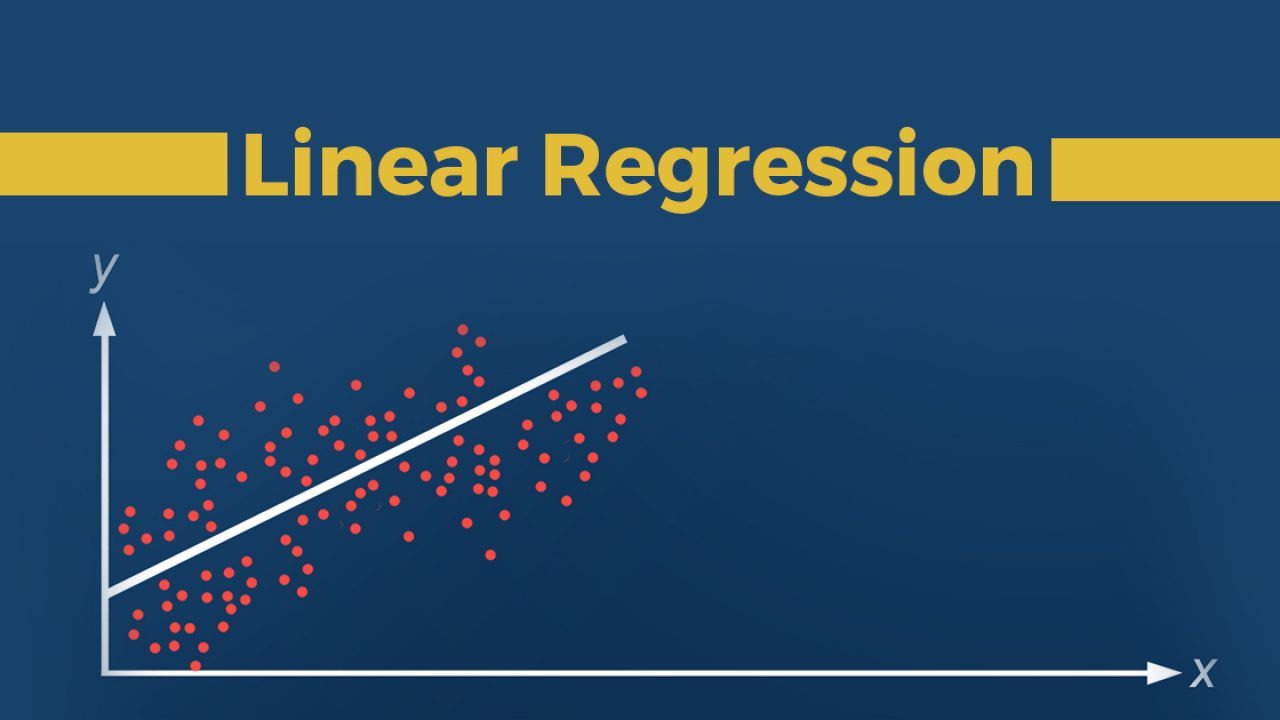
#> input picture CHAPTER5/images/sum_test.jpg, 1280 x 720 px
$ python 12.sum_avg.py
#> lines starting #> are read from the running program, lines starting #| are printed output that depends on the picture; after the words box and inside, x2 and y2 are one past the last pixel; in counts of white or black regions, pixels touching at a corner belong together; long printed decimals are rounded
import numpy as np, cv2

image = cv2.imread("images/sum_test.jpg", cv2.IMREAD_COLOR)
#> image is the input picture: shape (720, 1280, 3); mean B, G, R 100.8, 72, 38.5
if image is None: raise Exception("영상파일 읽기 오류 발생")

mask = np.zeros(image.shape[:2], np.uint8)
mask[60:160, 20:120] = 255

sum_value = cv2.sumElems(image)
#> sum_value = (92858695, 66322204, 35515801, 0)
mean_value1 = cv2.mean(image)
#> mean_value1 = (100.8, 71.96, 38.54, 0)
mean_value2 = cv2.mean(image, mask=mask)
#> mean_value2 = (95.01, 101.7, 81.06, 0)

print("sum_value 자료형:", type(sum_value), type(sum_value[0]))
#| sum_value 자료형: <class 'tuple'> <class 'float'>
print("[sum_value] =", sum_value)
#| [sum_value] = (92858695.0, 66322204.0, 35515801.0, 0.0)
print("[mean_value1 =", mean_value1)
#| [mean_value1 = (100.758, 71.964, 38.537, 0.0)
print("[mean_value2] =", mean_value2)
#| [mean_value2] = (95.01, 101.67, 81.065, 0.0)
print()

mean, stddev = cv2.meanStdDev(image)
#> mean = [100.8, 71.96, 38.54]; stddev = [22.39, 36.12, 55.77]
mean2, stddev2 = cv2.meanStdDev(image, mask=mask)
#> mean2 = [95.01, 101.7, 81.06]; stddev2 = [24.99, 53.39, 88.77]
print("mean 자료형:", type(mean), type(mean[0][0]))
#| mean 자료형: <class 'numpy.ndarray'> <class 'numpy.float64'>
print("[mean] =", mean.flatten())
#| [mean] = [100.758   71.964  38.537]
print("[stddev] =", stddev.flatten())
#| [stddev] = [22.392 36.121 55.766]
print()

print("[mean2] =", mean2.flatten())
#| [mean2] = [ 95.01  101.67   81.065]
print("[stddev2] =", stddev2.flatten())
#| [stddev2] = [24.990 53.389 88.772]

cv2.imshow('image', image)
cv2.imshow('mask', mask)
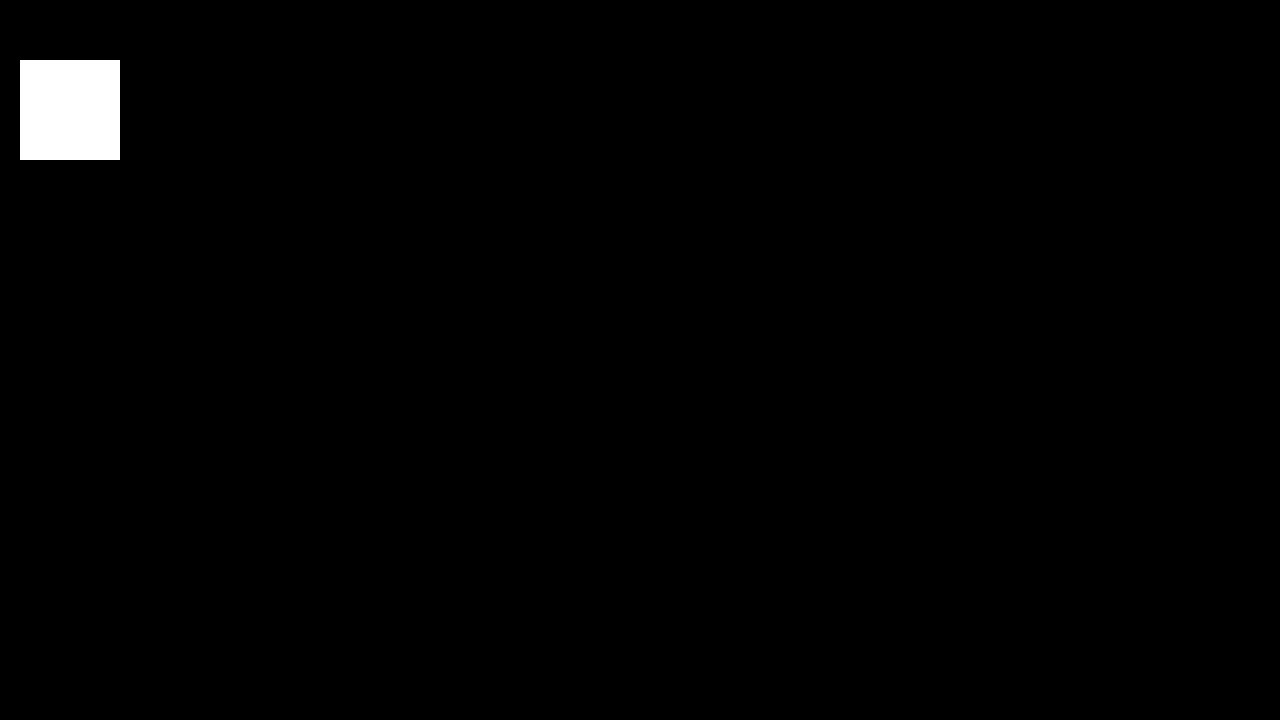
#> window 'mask': shape (720, 1280); 1.1% white; 1 white region, box (x1, y1, x2, y2) and area: (20, 60, 120, 160) 10000
cv2.waitKey(0)
